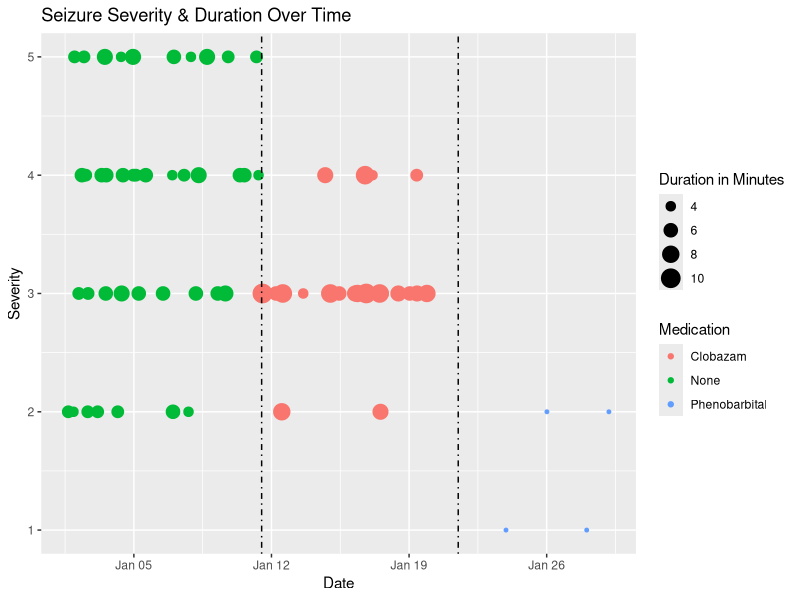
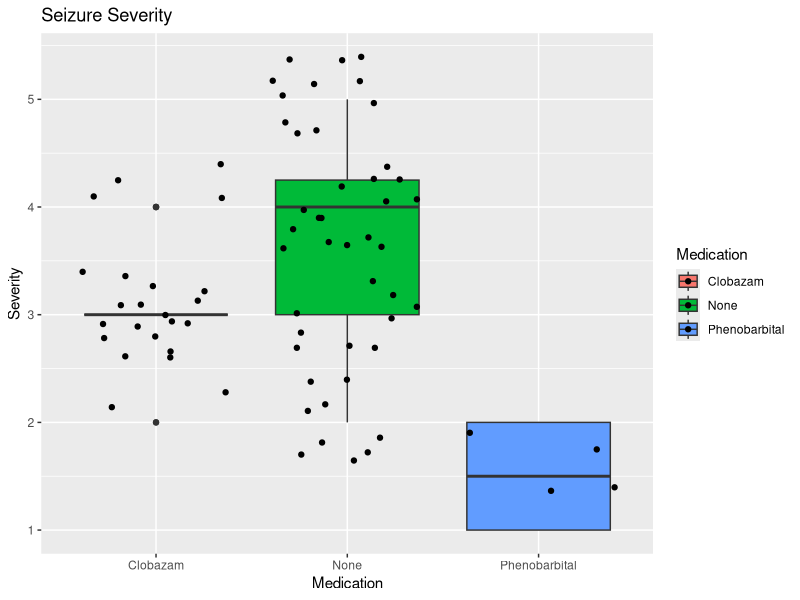
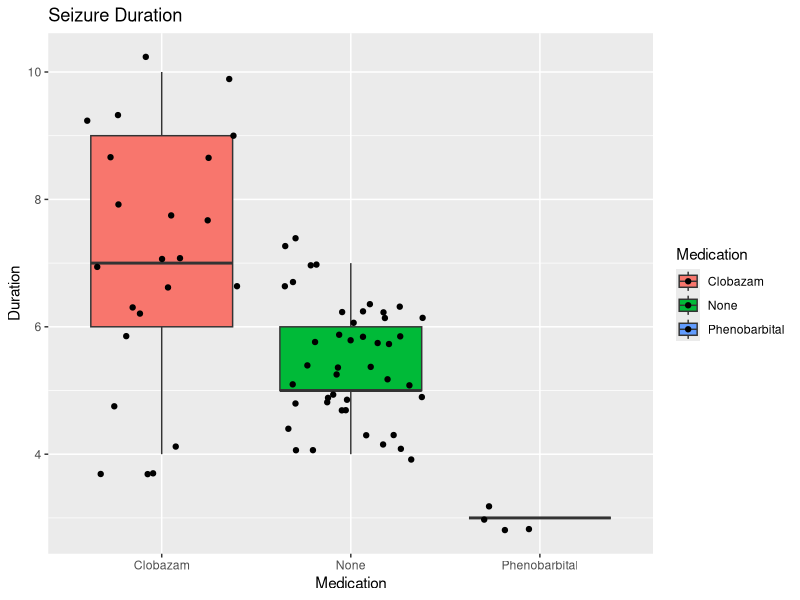
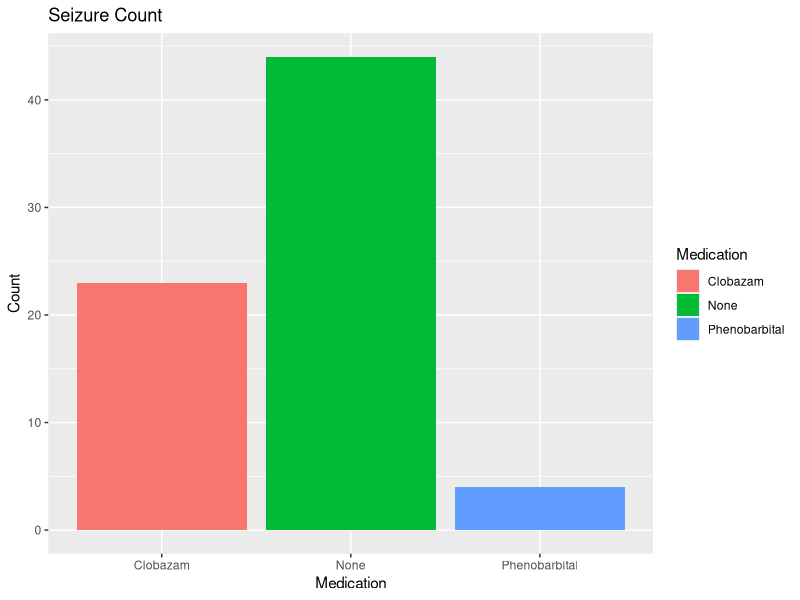

The R script that drew these images, in order:
## ---- chunk 1

# Load packages
library(reshape2) # for melt
library(ggplot2)
library(plyr)
library(xtable)

# Generate simulated data
start <- ISOdate(2015, 1, 1, tz = "")
phase1 = data.frame(
  Date  = start + round(runif(44, max = 10 * 86400)),
  Severity = round(runif(44, 2, 5)),
  Duration = round(runif(44, 4, 7)),
  Medication = "None")

drug1start <- ISOdate(2015, 1, 11, tz = "")
phase2 = data.frame(
  Date  = drug1start + round(runif(23, max = 10 * 86400)),
  Severity = round(runif(23, 2, 4)),
  Duration = round(runif(23, 4, 10)),
  Medication = "Clobazam")

drug2start <- ISOdate(2015, 1, 21, tz = "")
phase3 = data.frame(
  Date  = drug2start + round(runif(4, max = 10 * 86400)),
  Severity = round(runif(4, 1, 2.5)),
  Duration = round(runif(4, 1, 4)),
  Medication = "Phenobarbital")
  
df = rbind(phase1, phase2, phase3)
## ---- chunk 2
summary = ddply(df,~Medication,summarise,Daily_Frequency=length(Medication)/10, 
      Total=length(Medication),
      Mean_Severity=mean(Severity),SD_Severity=sd(Severity),
      Mean_Duration=mean(Duration),SD_Duration=sd(Duration))

Start_Date = as.character(as.Date(c(start, drug1start, drug2start)))
summary = cbind(summary, Start_Date)

print(xtable(summary), type="html", include.rownames=F)
## ---- chunk 3
ggplot(df, aes(Date, Severity, size=Duration, color=Medication)) +
  geom_point() +
  geom_vline(aes(xintercept=as.numeric(drug1start)), linetype=4, colour="black") +
  geom_vline(aes(xintercept=as.numeric(drug2start)), linetype=4, colour="black") +
  ggtitle("Seizure Severity & Duration Over Time") +
  scale_size(name  ="Duration in Minutes")
## ---- chunk 4
ggplot(df, aes(Medication, y = Severity, fill = Medication)) + 
  geom_boxplot() + 
  geom_jitter() + 
  ggtitle("Seizure Severity")
## ---- chunk 5
ggplot(df, aes(Medication, y = Duration, fill = Medication)) + 
  geom_boxplot() + 
  geom_jitter() +
  ggtitle("Seizure Duration")
## ---- chunk 6
ggplot(df, aes(Medication, fill = Medication)) +
  geom_bar() +
  ggtitle("Seizure Count") + 
  ylab("Count")
